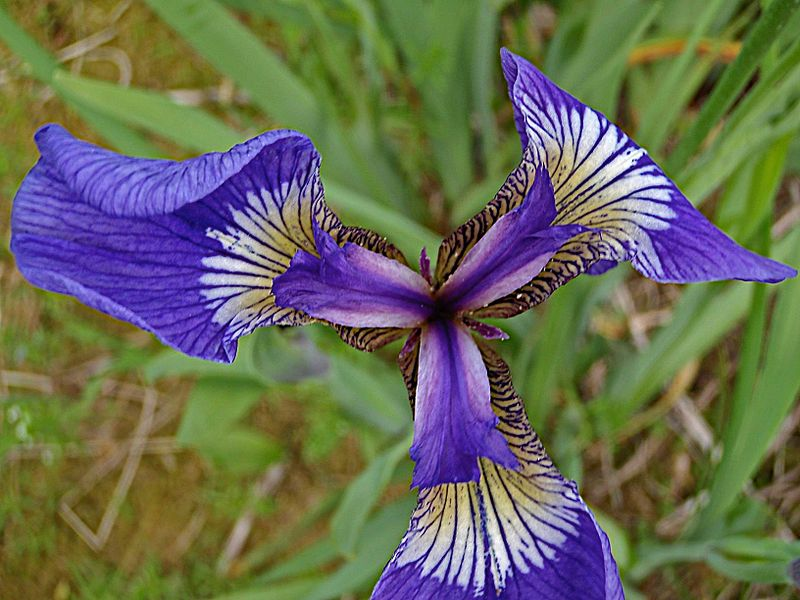
#> input picture assignment_2/iris-1.png, 800 x 600 px
$ python assignment_2_but_better.py
#> lines starting #> are read from the running program, lines starting #| are printed output that depends on the picture
import cv2
import matplotlib.pyplot as plt
import numpy as np

img = cv2.imread("iris-1.png")
#> img is the input picture: shape (600, 800, 3); mean B, G, R 86.8, 107.1, 104.6

#image dimension to use later for crop function
print(img.shape)
#| (600, 800, 3)

def padding(image, border_width):
    replicate = cv2.copyMakeBorder(
        image,
        top=border_width,
        bottom=border_width,
        left=border_width,
        right=border_width,
        borderType=cv2.BORDER_REFLECT
    )
    cv2.imwrite("padding.png", replicate)
    return replicate

def crop(image, x_0, x_1, y_0, y_1):
    cropped = image[y_0:y_1, x_0:x_1]
    cv2.imwrite("cropped.png", cropped)
    return cropped

def resize(image, width, height):
    resized = cv2.resize(image, (width, height))
    cv2.imwrite("resized.png", resized)
    return resized

def copy(image, emptyPictureArray):
    height, width, channels = image.shape
    for y in range(height):
        for x in range(width):
            emptyPictureArray[y, x] = image[y, x]
    cv2.imwrite("copy.png", emptyPictureArray)
    return emptyPictureArray

def grayscale(image):
    gray = cv2.cvtColor(image, cv2.COLOR_BGR2GRAY)
    cv2.imwrite("gray.png", gray)
    return gray

def hsv(image):
    hsv = cv2.cvtColor(image, cv2.COLOR_BGR2HSV)
    cv2.imwrite("hsv.png",hsv)
    return hsv

def hue_shifted(image, emptyPictureArray, hue):
    hsv = cv2.cvtColor(image, cv2.COLOR_BGR2HSV)
    h, s, v = cv2.split(hsv)
    h_new = np.mod(h.astype(int) + hue, 180).astype(np.uint8)
    hsv_new = cv2.merge([h_new, s, v])
    bgr_new = cv2.cvtColor(hsv_new, cv2.COLOR_HSV2BGR)
    emptyPictureArray[:] = bgr_new[:]
    cv2.imwrite("hue_shifted.png", emptyPictureArray)
    return emptyPictureArray

def smoothing(image):
    blurred_with_border = cv2.GaussianBlur(image, (15,15), sigmaX=0, borderType=cv2.BORDER_DEFAULT)
    cv2.imwrite("smoothed.png",blurred_with_border)
    return blurred_with_border

def rotation(image, rotation_angle):
    if rotation_angle == 90:
        rotated = cv2.rotate(image, cv2.ROTATE_90_CLOCKWISE)
    elif rotation_angle == 180:
        rotated = cv2.rotate(image, cv2.ROTATE_180)
    cv2.imwrite("rotated.png", rotated)
    return rotated

def show_image(title, image):
    plt.figure()
    plt.imshow(cv2.cvtColor(image, cv2.COLOR_BGR2RGB))
    plt.title(title)
    plt.axis("off")

pad_img = padding(img, 100)
show_image("Padding", pad_img)

crop_img = crop(img, 200, 670, 200, 470)
show_image("Cropped", crop_img)

resized_img = resize(img, 200, 200)
show_image("Resized", resized_img)

height, width, channels = img.shape
#> height = 600; width = 800; channels = 3
empty_array = np.zeros((height, width, 3), dtype=np.uint8)
copied_img = copy(img, empty_array)
show_image("Copied image", copied_img)

gray_img = grayscale(img)
show_image("Gray image", gray_img)

hsv_img = hsv(img)
#> in hsv, `hsv = cv2.cvtColor(image, cv2.COLOR_BGR2HSV)`: hsv: shape (600, 800, 3); mean H, S, V 59.7, 139.4, 133.9
show_image("HSV", hsv_img)

empty_array = np.zeros((height, width, channels), dtype=np.uint8)
shifted_img = hue_shifted(img, empty_array, 50)
#> in hue_shifted, `h, s, v = cv2.split(hsv)`:
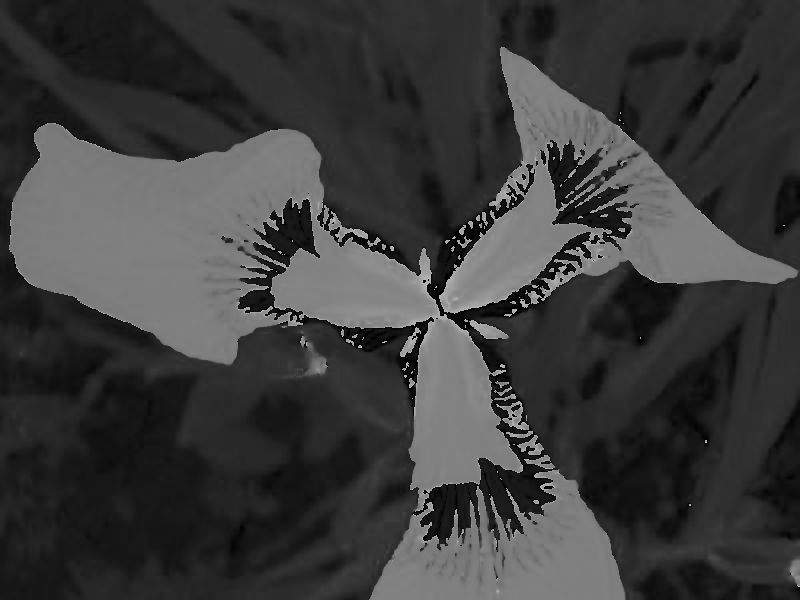
#> h: shape (600, 800); min 0, max 179, mean 59.7
#> in hue_shifted, `h, s, v = cv2.split(hsv)`:
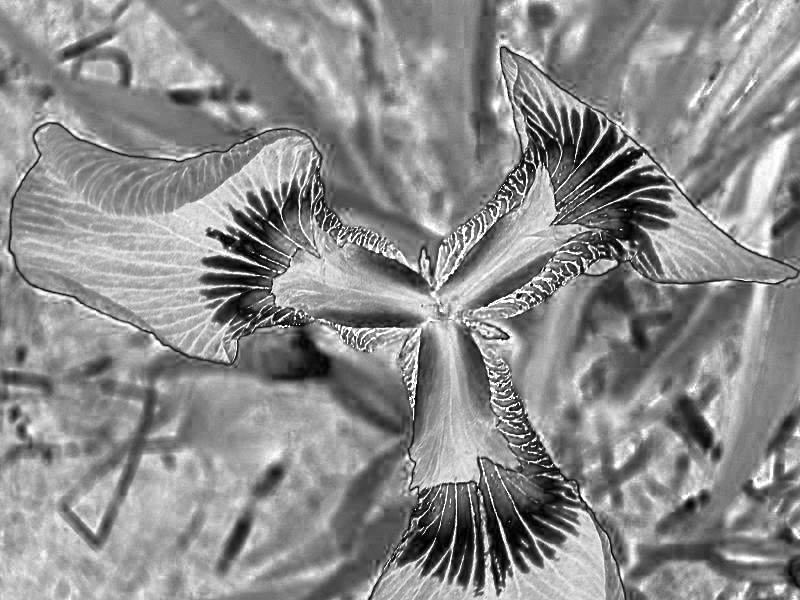
#> s: shape (600, 800); min 0, max 255, mean 139.4
#> in hue_shifted, `h, s, v = cv2.split(hsv)`:
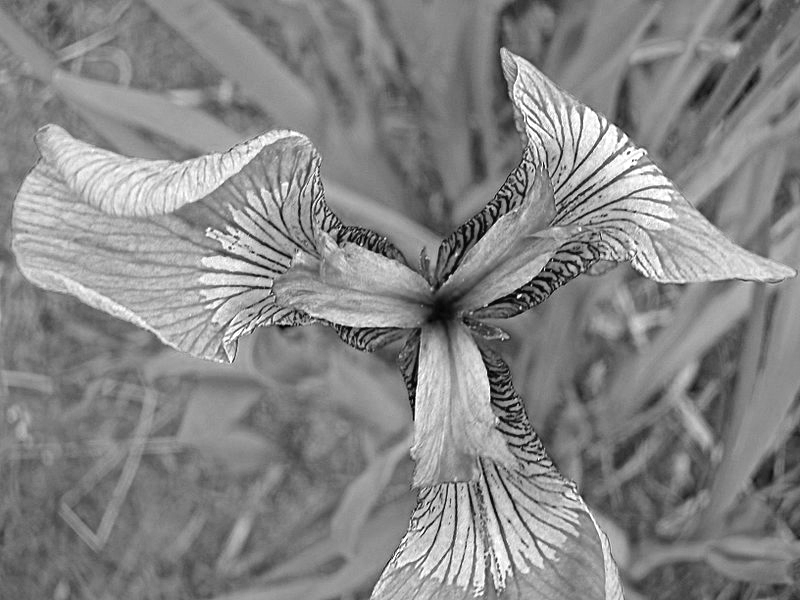
#> v: shape (600, 800); min 0, max 255, mean 133.9
#> in hue_shifted, `h_new = np.mod(h.astype(int) + hue, 180).astype(np.uint8)`:
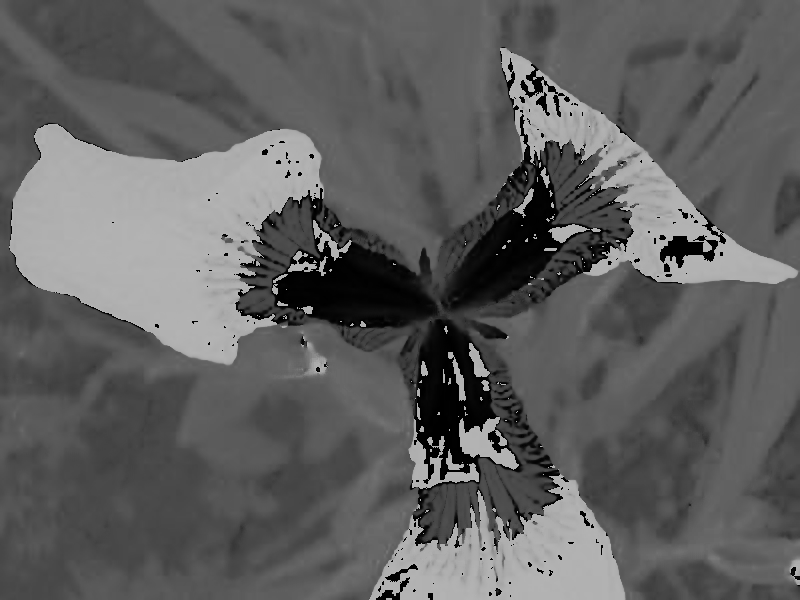
#> h_new: shape (600, 800); min 0, max 179, mean 94.9
#> in hue_shifted, `hsv_new = cv2.merge([h_new, s, v])`: hsv_new: shape (600, 800, 3); mean H, S, V 94.9, 139.4, 133.9
#> in hue_shifted, `bgr_new = cv2.cvtColor(hsv_new, cv2.COLOR_HSV2BGR)`:
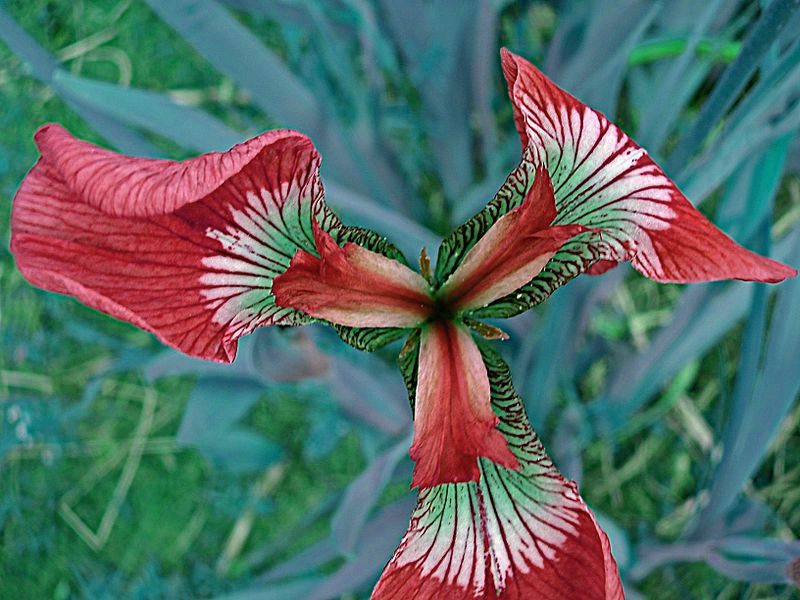
#> bgr_new: shape (600, 800, 3); mean B, G, R 102.5, 108.1, 86.6
show_image("Shifted image", shifted_img)

smooth_img = smoothing(img)
show_image("Smoothed", smooth_img)

rot90 = rotation(img, 90)
show_image("Rotated 90", rot90)

rot180 = rotation(img, 180)
#> call 2 of rotation, with rotation_angle = 180
#> in rotation (call 2), `rotated = cv2.rotate(image, cv2.ROTATE_180)`:
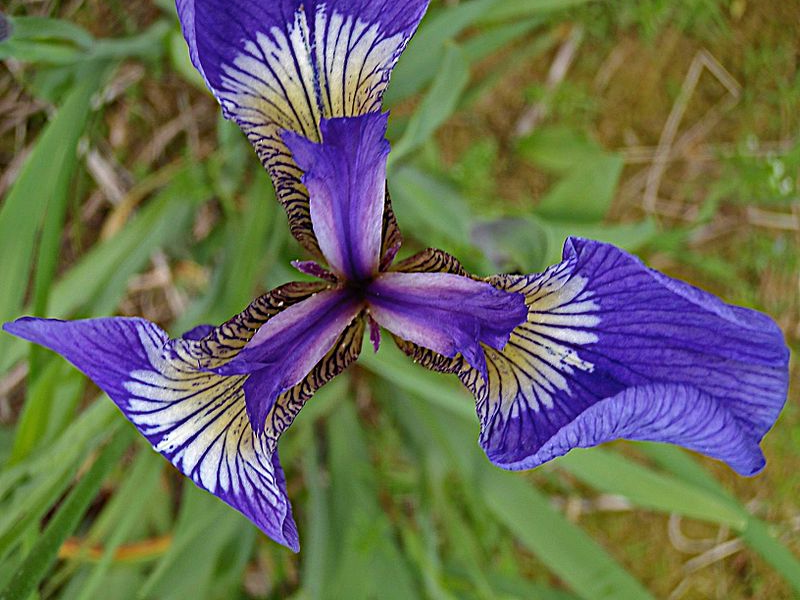
#> rotated: shape (600, 800, 3); mean B, G, R 86.8, 107.1, 104.6
show_image("Rotated 180", rot180)

plt.show()
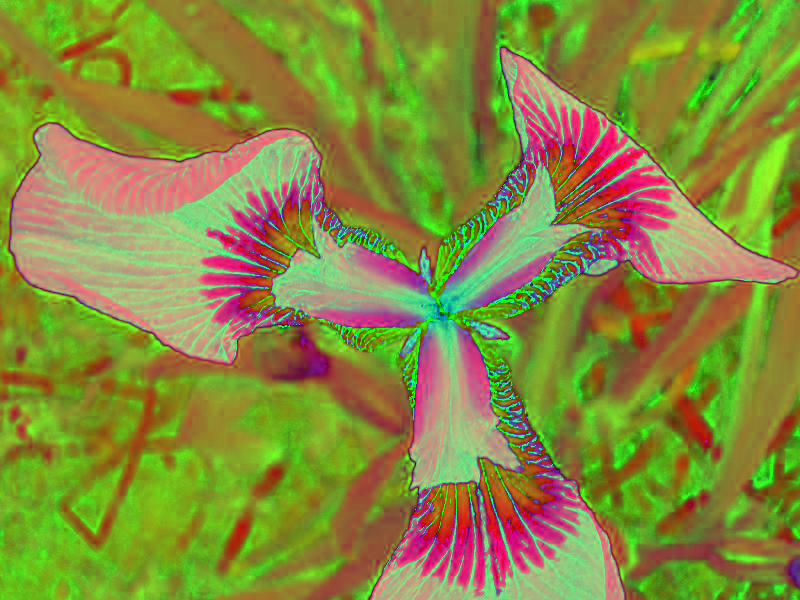
#> shown: shape (600, 800, 3); mean R, G, B 133.9, 139.4, 59.7
